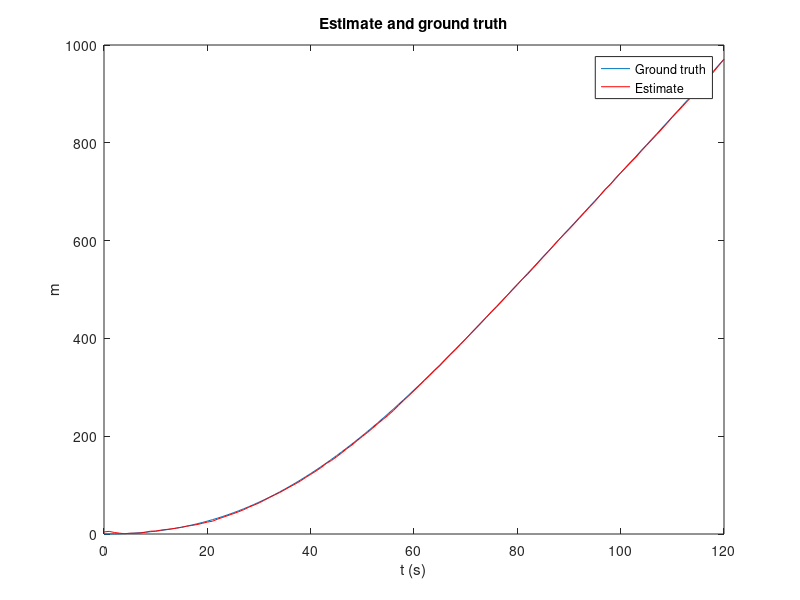
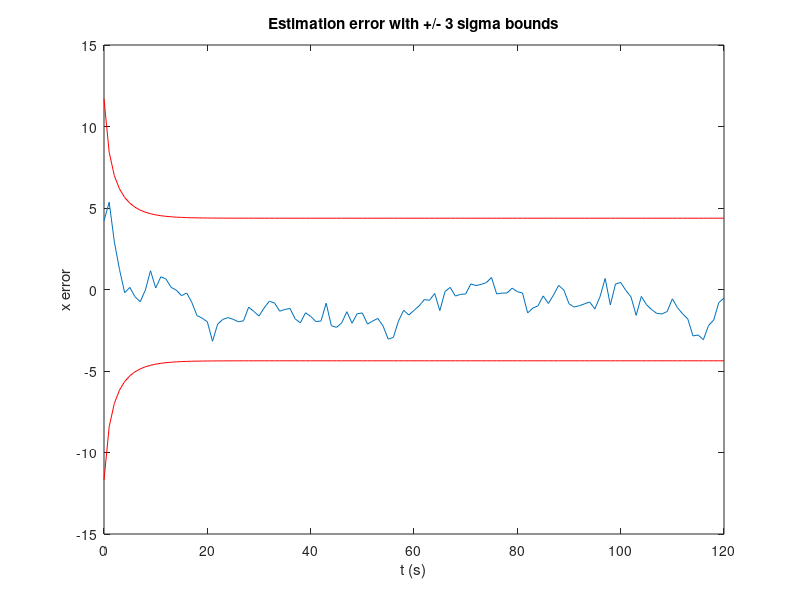

Here is the MATLAB script that generated these plots, in order:
% Model for a fast implementation of Kalman filter
% Ph. Bonnifait
clear
clc
load simulated_data.mat; %load variables in the workspace

nepoch=length(t);

%size of the state
n=2; %for instance X=(x,y,vx,vy) - to be changed

% Variables used to store the results
Xs=zeros(n,nepoch); 
%If we want to store some terms of the covariance matrix, wr allocate
%before some memory
Px1=zeros(1,nepoch); %variance
Px1x2=zeros(1,nepoch); %covariance

% Initial state of the filter (to be changed)
X=zeros(n,1);
P=300*eye(n,n);
C = [1,0;0,1];
Qv = 1; % variance of the noise on the model

for i=1:nepoch
    % first we compute the matrices of the model
    Q = [1/4*Qv,0;0,Qv]; % random noise on the model
    A = [1,1;0,1]; % no command
    R = [gps.sx,0;0,tachy.sv].^2; % random noise on the measurements
    Y = [gps.x(i);tachy.v(i)];
    % measurement update (estimation)
    % error on the estimation
    epsilon = Y-C*X;
    K = P*C'*1/(C*P*C'+R); % Kalman gain (Pxy)*Py-1
    X = X+K*epsilon; % update of X (Xk|k)
    P = (eye(2)-K*C)*P*(eye(2)-K*C)'+K*R*K'; % cov matrix of the update (Pk|k)
    
    % Storage (corresponds to the output of the filter)
    Xs(:,i)=X;
    Px1(i)=P(1,1);
    Px1x2(i)=P(1,2);
    %...
    
    % time update (prediction)
    X = A*X; % prediction (Xk|k-1)

    % covariance matrix of the estimate
    P = A*P*A'+ Q; % cov matrix of the prediction (Pk|k-1)



end

% Estimate + reference display
figure
plot(t,strada.x,t,Xs(1,:)','r');
ylabel('m');
xlabel('t (s)');
title('Estimate and ground truth');
legend('Ground truth','Estimate');

% Errors display with +/- 3 sigma bounds
figure;
plot(t,Xs(1,:)'-strada.x);zoom on;hold on;
plot(t,3*sqrt(Px1),'r');plot(t,-3*sqrt(Px1),'r');ylabel('x error');
xlabel('t (s)');
title('Estimation error with +/- 3 sigma bounds');

disp(['Error mean in x= ', num2str(mean(Xs(1,:)'-strada.x)),...
      '. Error max in x= ', num2str(max(abs(Xs(1,:)'-strada.x)))]);
